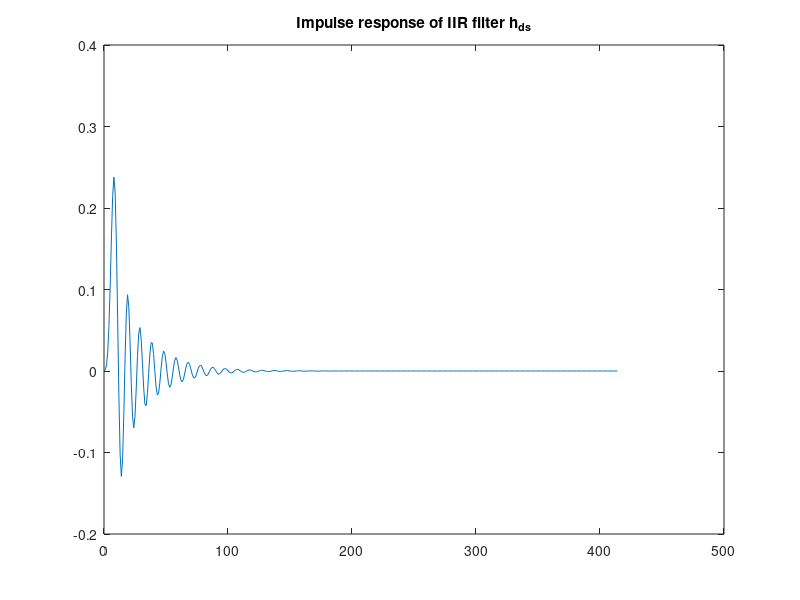
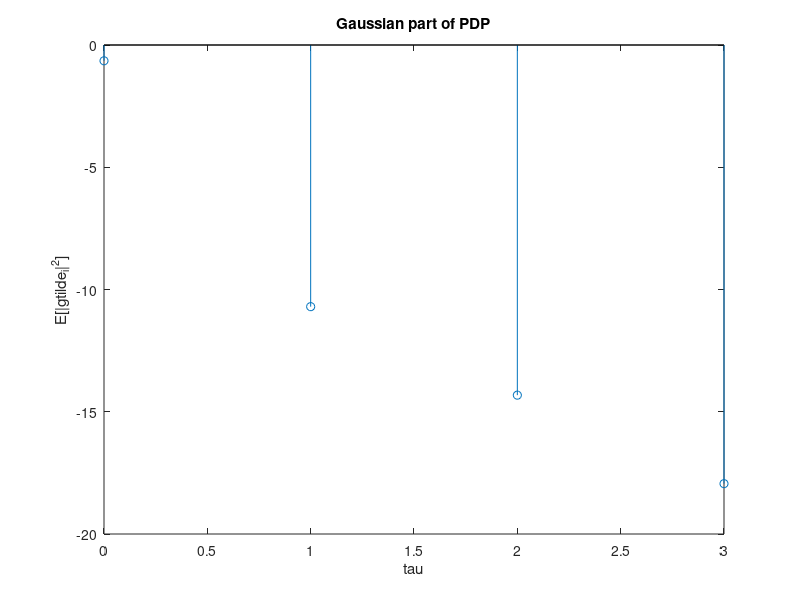
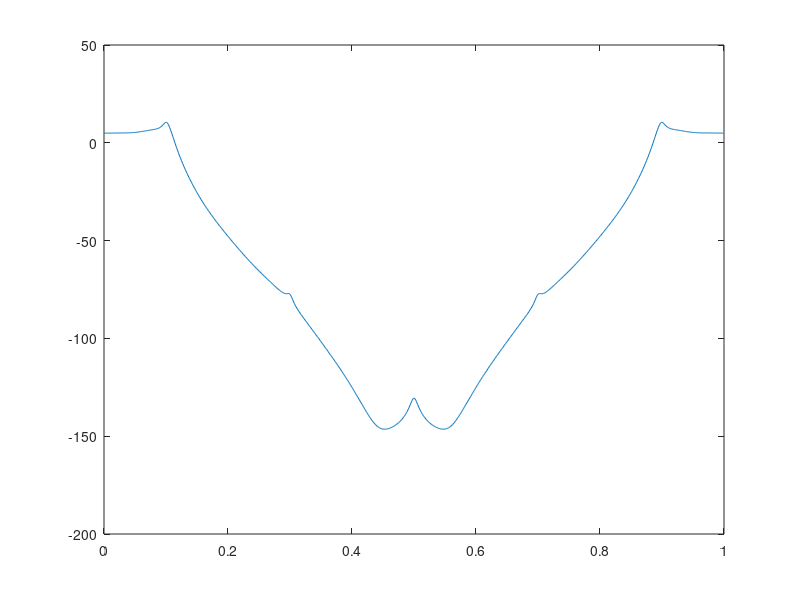
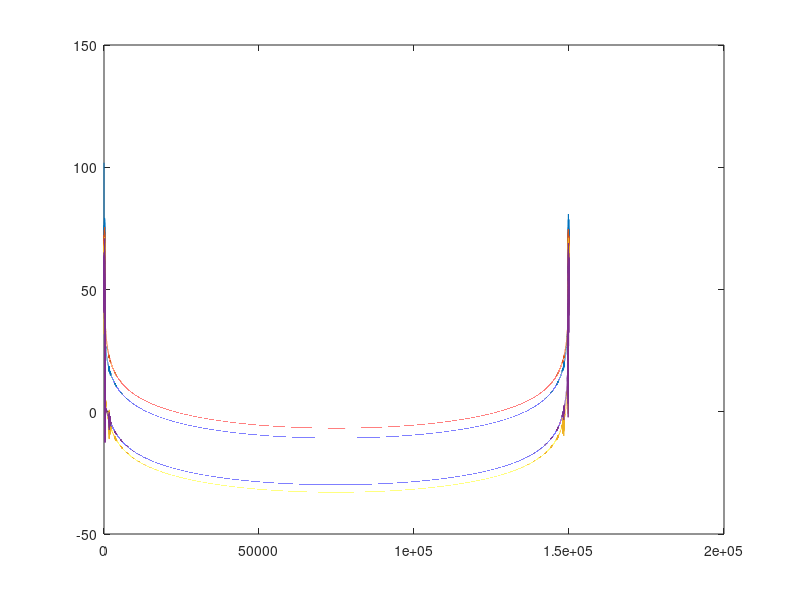

The MATLAB script that drew these images, in order: (Note: this script raises an error after producing the figures.)
%% Clear, initialize useful quantities
clear all
close all
clc

Tc = 1; % This is the smallest time interval we want to simulate
T = 4*Tc;   % Time sampling interval of the input of the channel
Kdb = 3; % 3 dB
K = 10^(Kdb/10);
fd = 5*10^-3/T; % doppler frequency
% these are the coefficients proposed by the authors of anastchugg97
a_dopp = [1, -4.4153, 8.6283, -9.4592, 6.1051, -1.3542, -3.3622, 7.2390, ...
    -7.9361, 5.1221, -1.8401, 2.8706e-1];
b_dopp = [1.3651e-4, 8.1905e-4, 2.0476e-3, 2.7302e-3, 2.0476e-3, 9.0939e-4, ...
    6.7852e-4, 1.3550e-3, 1.8076e-3, 1.3550e-3, 5.3726e-4, 6.1818e-5, -7.1294e-5, ...
    -9.5058e-5, -7.1294e-5, -2.5505e-5, 1.3321e-5, 4.5186e-5, 6.0248e-5, 4.5186e-5, ...
    1.8074e-5, 3.0124e-6];
[h_dopp, t_dopp] = impz(b_dopp, a_dopp);
figure, plot(t_dopp, h_dopp), title('Impulse response of IIR filter h_{ds}')
hds_nrg = sum(h_dopp.^2)
b_dopp = b_dopp / sqrt(hds_nrg);

%% Display the PDP for the channel

% The PDP is the sampling of a continuous time exponential PDP with
% tau_rms / T = 0.3, so tau_rms / Tc = 1.2
% See 4.224 for reference
tau_rms = 0.3*T;  % Tc = 1, as it is the fundamental sampling time

N_h = 4; % To be determined
% note that for this choice of final_tau
residual_power = exp(-N_h*Tc/tau_rms);
if (residual_power > 0.1)
    disp('Consider increasing final_tau, since the exp is truncated too early')
end
tau = 0:Tc:N_h-1;
pdp_gauss = 1/tau_rms * exp(-tau/tau_rms);

C = sqrt(K/(K+1));
% normalize pdp: it must be sum(E[|gtilde_i|^2]) = 1 - C^2
pdp_gauss = pdp_gauss.*(1-C^2)/sum(pdp_gauss);

M_d = sum(pdp_gauss);

% Determine suitable length for h, N_h, define criterion
% N_h is final_tau, the criterion is linked to the truncation of
% exp(t/taurms)

pdp = pdp_gauss;
pdp(1) = pdp(1) + C^2;

% Plot the normalised PDP
figure, stem(tau,10*log10(pdp)), title('Gaussian part of PDP'), xlabel('tau'), ylabel('E[|gtilde_i|^2]');

%% We now have to generate the time behavior of the i-th coefficient. For
% this, we use the model in figure 4.36, page 315.
% The transient will have length equal to the length of the convolution of
% the filter cascade. We will drop that quantity of samples.
% The book suggests using 1/10 < f_d*Tp < 1/5. (Benvenuto said Tp/Tq = 50 or
% more)

Tq = Tc; % Fundamental sampling time. This is the same as Tc, right???
% We stick to anastasopolous chugg paper (1997) and choose Tp such that
% fd*Tp = 0.1
Tp = 1/10 * (1/fd) * Tq; % Sampling time used for filtering the white noise
fprintf('fd * Tp = %d \n', Tp*fd);
g_samples_needed = 200000; % Some will be dropped because of transient
w_samples_needed = ceil(g_samples_needed / Tp);
transient = ceil(g_samples_needed/4);

% Doppler filter shape
[Hf, f] = freqz(b_dopp, a_dopp, 1000, 'whole');
figure, plot(f/(2*pi), 20*log10(abs(Hf)))

% Generate complex-valued Gaussian white noise with zero mean and unit
% variance
rng('default');

g_mat = zeros(N_h, g_samples_needed - transient);
for ray = 1:N_h
    
    w = wgn(w_samples_needed,1,0,'complex');
    fprintf('variance of white noise=%d \n', var(w))
    % Filter the wgn with a narrowband filter. The filter will have the
    % classical Doppler spectrum in the frequency domain, with f_d * Tc = 1.25*10^-3
    % By using the approach suggested in anastchugg97 we use an iir filter
    % with known coefficients which is the convolution of a Cheby lowpass and a shaping filter.
    % Note that it is
    % possible to initialize properly the filters, consider doing it in
    % following versions since it allows to start in steady state conditions
    % and avoid dropping about many samples (it is a very cool thing!)
    gprime = filter(b_dopp, a_dopp, w);
    fprintf('g %d after iterpolation has mean %d and variance %d  \n', ray, mean(gprime), var(gprime));
    %Gpr = fft(gprime);
    %figure, plot(20*log10(abs(Gpr)))
    
    % Interpolation
    t = 1:length(gprime);
    t_fine = Tq/Tp:Tq/Tp:length(gprime);
    
    g_fine = interp1(t, gprime, t_fine, 'spline');
    fprintf('g %d after iterpolation has mean %d and variance %d  \n', ray, mean(g_fine), var(g_fine));
    % Drop the transient
    g_mat(ray, :) = g_fine(transient+1:end);
end

% Energy scaling
for k = 1:N_h
    g_mat(k, :) = g_mat(k, :)*sqrt(pdp_gauss(k));
end

% Only for LOS component
g_mat(1, :) = g_mat(1, :) + C;

G = fft(g_mat, [], 2);

figure, plot(20*log10(abs(G.')));

%% Show the behavior of |g_1(nTc)| for n = 0:1999, dropping the transient

for i = 1:N_h
    figure, plot(0:1999, 20*log10(abs(g_mat(i, 1:2000).')))
end
g_mean = mean(g_mat(:, 1:5000).');
g_var = 10*log10(var(g_mat(:, :).'));



%% Histogram of g_1

figure, histogram(abs(g_mat(2, 1:1000).')/sqrt(pdp_gauss(2)), 100)

%% Simulation

rng('default') % for reproducibility
numexp = 1000;
g_1 = zeros(numexp, 1);
for k = 1:numexp
    disp(k)
    w = wgn(w_samples_needed,1,0,'complex');
    
    gprime = filter(b_dopp, a_dopp, w);
    
    % Interpolation
    t = 1:length(gprime);
    t_fine = Tq/Tp:Tq/Tp:length(gprime);
    
    g_fine = interp1(t, gprime, t_fine, 'spline');
    
    % Drop the transient
    g_notrans = g_fine(50000:end);
    
    % Energy scaling
    g_1(k) = g_notrans(152);  % it should be multiplied by sqrt(pdp(2)) but since
    % for the histogram it is required to divide for the same factor then
    % we drop this computation to save computational time
end

figure, histogram(abs(g_1), 50)
